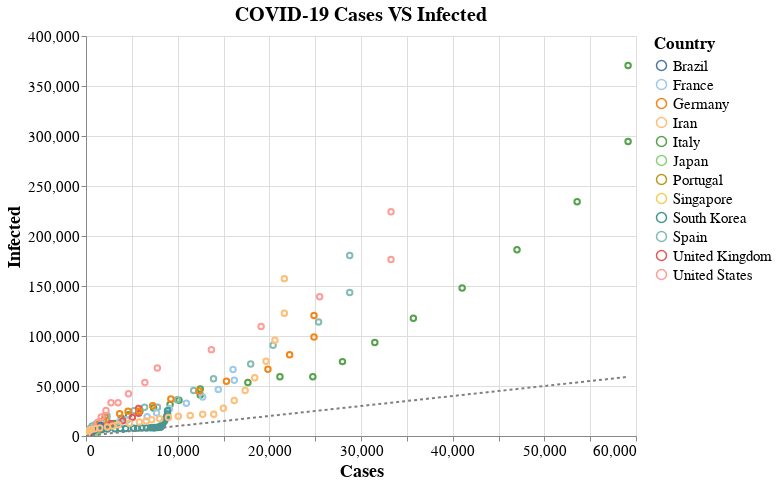

Here is the notebook cell this chart was saved with:
### Markdown cell above
> Tip: Click (Shift+ for multiple) on countries in the legend to filter the visualization.

### Code cell
#hide_input
# Plot it using Altair
data_pc = data_final[['location', 'date', 'total_cases', 'total_infected']].copy()

countries = ["Italy", "Spain", "France", "United Kingdom", "Germany", 
             "Portugal", "United States", "Singapore","South Korea", "Japan", 
             "Brazil","Iran"]
data_countries = []
data_countries_pc = []

for i in countries:
    data_pc.loc[data_pc.location == i,"total_infected"] = data_pc.loc[data_pc.location == i,"total_infected"]
    data_pc.loc[data_pc.location == i,"total_cases"] = data_pc.loc[data_pc.location == i,"total_cases"]
    # get each country time series
filter1 = data_pc["total_infected"] > 1
for i in countries:
    filter_country = data_pc["location"]== i
    data_countries_pc.append(data_pc[filter_country & filter1])


plot(data_countries_pc, "scatter", True)

### Figure 1 — Vega-Lite specification as saved in the notebook (floating-point values rounded to 4 significant figures; data arrays with more than 128 entries replaced by an {"elided": "..."} marker saying what was removed)
{"config": {"view": {"continuousWidth": 400, "continuousHeight": 300}, "axis": {"labelFontSize": 15, "titleFontSize": 18}, "title": {"fontSize": 20}}, "layer": [{"mark": "point", "encoding": {"color": {"type": "nominal", "field": "location", "legend": {"labelFontSize": 15, "title": "Country", "titleFontSize": 17}, "scale": {"scheme": "tableau20"}}, "opacity": {"condition": {"value": 1, "selection": "selector004"}, "value": 0.1}, "x": {"type": "quantitative", "field": "cases", "title": "Cases"}, "y": {"type": "quantitative", "field": "infected", "title": "Infected"}}, "height": 400, "selection": {"selector003": {"type": "interval", "bind": "scales"}, "selector004": {"type": "multi", "fields": ["location"], "bind": "legend"}}, "title": "COVID-19 Cases VS Infected", "width": 550}, {"mark": {"type": "line", "color": "grey", "strokeDash": [3, 3]}, "encoding": {"x": {"type": "quantitative", "field": "cases"}, "y": {"type": "quantitative", "field": "45_line", "scale": {"domain": [0, 370500.0]}}}}], "data": {"name": "data-55c2653d386146e3c4d341935b96e189"}, "$schema": "https://vega.github.io/schema/vega-lite/v4.0.2.json", "datasets": {"data-55c2653d386146e3c4d341935b96e189": {"elided": "369 records"}}}
